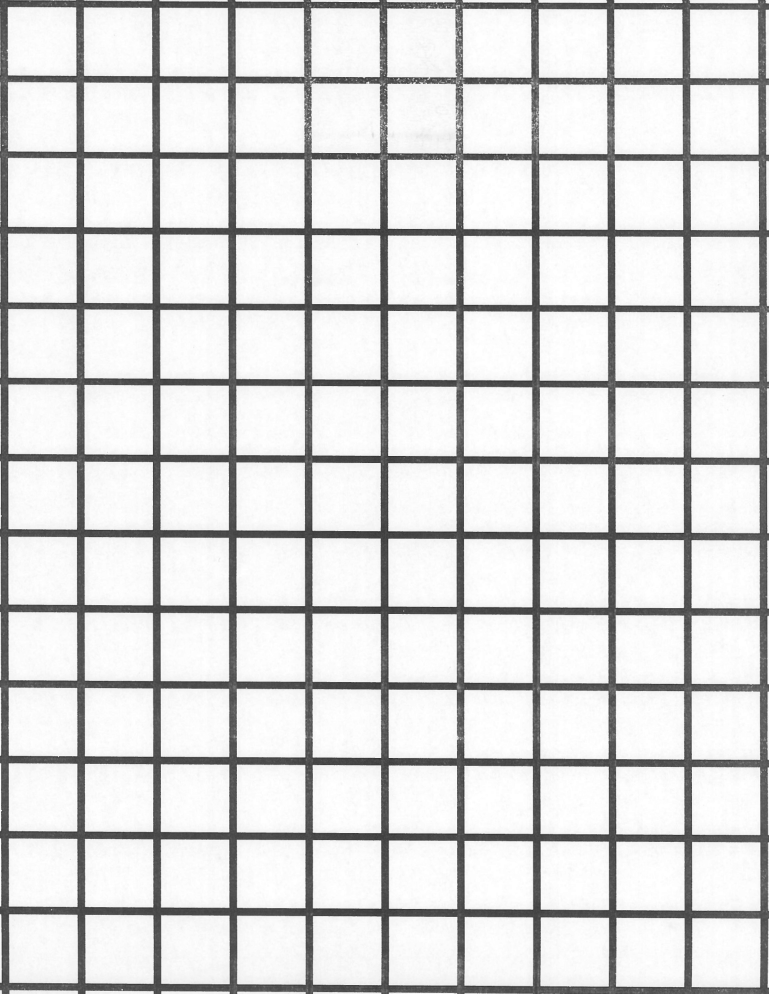
#> input picture data/odia/scan/cropped/template.png, 1537 x 1987 px (shown at 1/2 size)
$ python parse_scan.py
#> lines starting #> are read from the running program, lines starting #| are printed output that depends on the picture; after the words box and inside, x2 and y2 are one past the last pixel; in counts of white or black regions, pixels touching at a corner belong together
""""
File to parse scans of handwritten digits, apply data augmentations.
"""

import cv2
import random
from skimage import measure
import numpy as np
import os
from scipy import ndimage
import shutil
from sklearn.model_selection import train_test_split


ODIA_DIR = os.path.join(os.path.dirname(__file__), 'data/odia')
SCAN_DIR = os.path.join(ODIA_DIR, 'scan/cropped')
OUTPUT_DIR = os.path.join(ODIA_DIR, 'images')
OUTPUT_ALL_DIR = os.path.join(OUTPUT_DIR, 'all')
TEMPLATE_NAME = 'template.png'
EPSILON = 0.001
NUM_AUGS = 3


def make_dirs():
    if os.path.exists(OUTPUT_DIR):
        shutil.rmtree(OUTPUT_DIR)

    os.makedirs(OUTPUT_DIR)
    os.makedirs(OUTPUT_ALL_DIR)


def read_numerals_and_save():
    make_dirs()
    crop_percentage = 0.10

    # load a template grid where numerals are placed
    template = cv2.imread(os.path.join(SCAN_DIR, TEMPLATE_NAME), cv2.IMREAD_GRAYSCALE)
#> template is the input picture: shape (1987, 1537); min 51, max 255, mean 216.9
    template = cv2.threshold(template, 200, 255, cv2.THRESH_BINARY)[1]
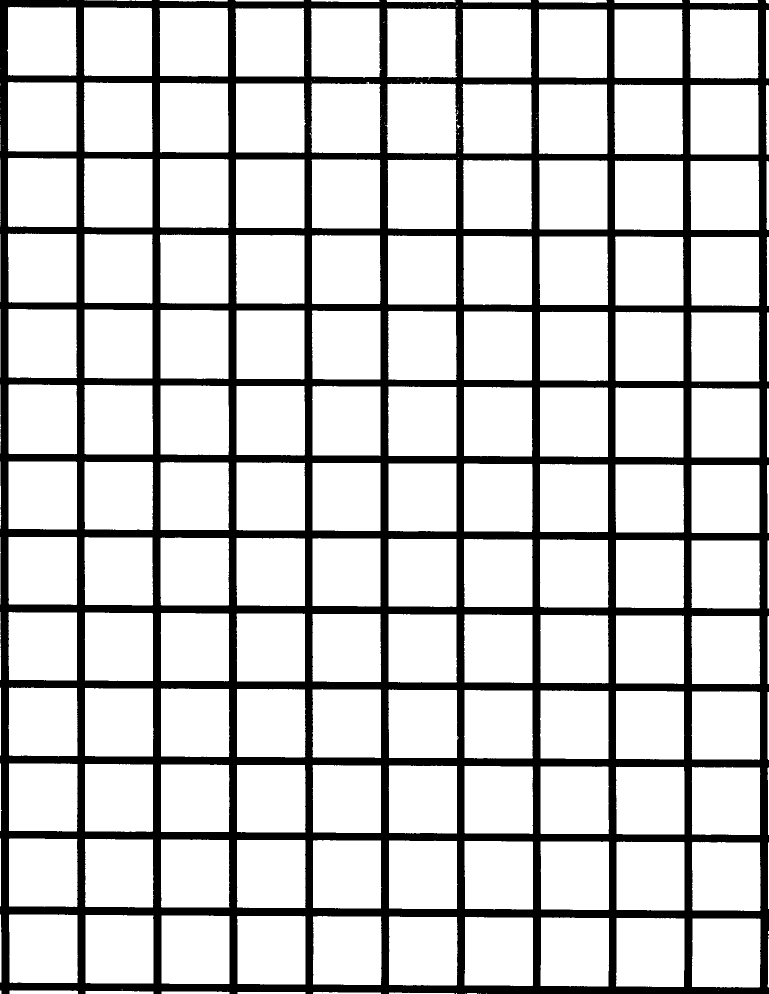
#> template: shape (1987, 1537) (shown at 1/2 size); 79.7% white; 5 black regions (4 under 20 px)

    # get the region for each numeral
    regions = measure.regionprops(measure.label(template))
#> regions = 260 regions; largest, box (x1, y1, x2, y2) and area: (771, 165, 916, 307) 19032, (17, 769, 154, 909) 18962, (1077, 168, 1215, 308) 18960, (622, 164, 762, 307) 18940, (473, 772, 610, 911) 18909
    regions = [region for region in regions if region.area > 5000]
#> regions = 130 regions; largest, box (x1, y1, x2, y2) and area: (771, 165, 916, 307) 19032, (17, 769, 154, 909) 18962, (1077, 168, 1215, 308) 18960, (622, 164, 762, 307) 18940, (473, 772, 610, 911) 18909
    assert len(regions) == 130  # should be 10 * 13 = 130 grid squares

    numeral_image_num = 0
    # iterate over pages of handwritten digits
    for filename in os.listdir(SCAN_DIR):
        if 'template' in filename:
            continue

        # read in the scan
        scan = cv2.imread(os.path.join(SCAN_DIR, filename), cv2.IMREAD_GRAYSCALE)
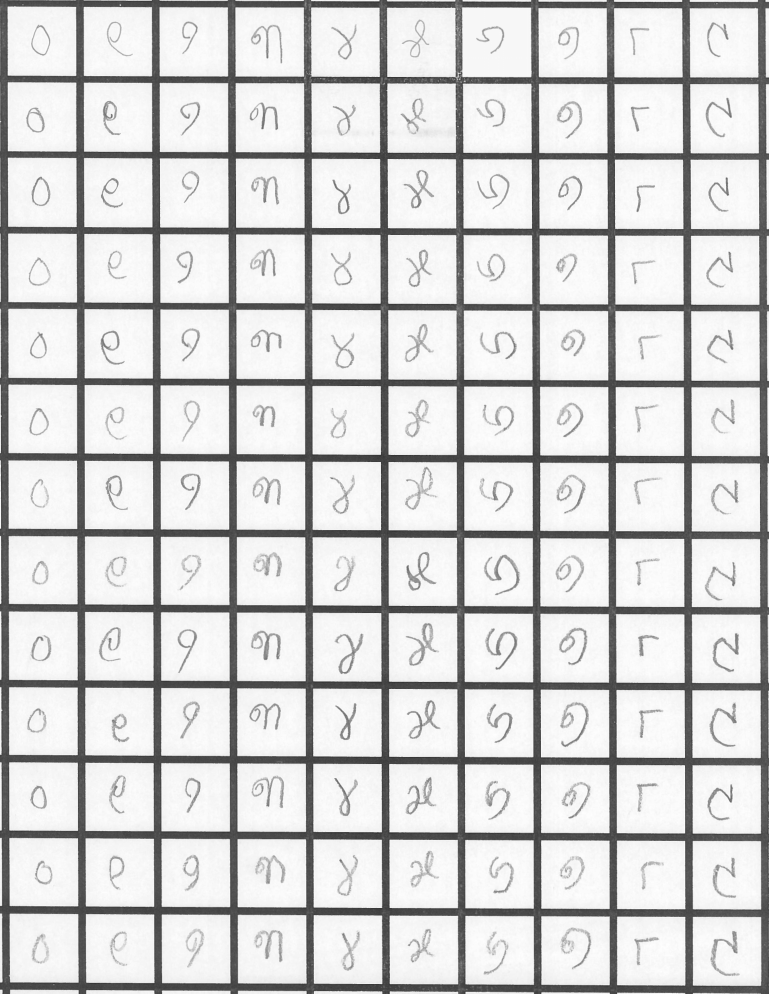
#> input picture data/odia/scan/cropped/1.png, 1537 x 1987 px (shown at 1/2 size)
#> scan is the input picture: shape (1987, 1537); min 53, max 255, mean 210.8

        for region in regions:

            # filter out image that was messed up when writing
            if numeral_image_num == 422:
                numeral_image_num += 1
                continue

            # get the bounding box of where the numeral should be
            bbox = region.bbox
            bbox_height = bbox[2] - bbox[0] + 1
            bbox_width = bbox[3] - bbox[1] + 1

            # crop the box slightly to remove grid lines
            cropped_bounds = (int(bbox[0] + bbox_height * crop_percentage),
                              int(bbox[2] - bbox_height * crop_percentage),
                              int(bbox[1] + bbox_width * crop_percentage),
                              int(bbox[3] - bbox_width * crop_percentage))
            crop = scan[cropped_bounds[0]:cropped_bounds[1], cropped_bounds[2]:cropped_bounds[3]]

            # the background of the paper may not be perfectly white; set it to white
            crop[crop > 220] = 255

            # isolate the numeral in the image using extrema of pixels that are not white
            binarized = cv2.threshold(crop, 200, 255, cv2.THRESH_BINARY)[1]
            pixel_ids = np.where(binarized < 255)
            crop = crop[np.min(pixel_ids[0]):np.max(pixel_ids[0]) + 1, np.min(pixel_ids[1]):np.max(pixel_ids[1]) + 1]

            # pad the numeral with white pixels to make it square-ish
            if crop.shape[0] < crop.shape[1]:
                diff = crop.shape[1] - crop.shape[0]
                fill = np.full((diff // 2, crop.shape[1]), 255)
                crop = np.vstack([fill, crop, fill])
            else:
                diff = crop.shape[0] - crop.shape[1]
                fill = np.full((crop.shape[0], diff // 2), 255)
                crop = np.hstack([fill, crop, fill])

            # apply a Gaussian blur
            crop = cv2.GaussianBlur(crop.astype(np.uint8), (3, 3), cv2.BORDER_DEFAULT)

            # the goal is for the images to be 28 x 28

            # make the numeral smaller than the target
            crop = cv2.resize(crop.astype(np.uint8), (16, 16))
            crop = ~crop.astype(np.uint8)  # invert the numeral to make it white on black
            crop = np.pad(crop, (6, 6))  # pad the numeral to make it 28 x 28
            crop = np.clip(np.log(crop + EPSILON), 0, 255)  # scale the pixels to brighten the numeral
            crop = (255 * crop / crop.max()).astype(np.uint8)  # stretch the values back to 0-255

            # save the numeral image
            image_save_path = os.path.join(OUTPUT_ALL_DIR, f'{numeral_image_num}.png')
            cv2.imwrite(image_save_path, crop)
            numeral_image_num += 1
#> this loop made 130 passes
#> (bbox, bbox_height, bbox_width, cropped_bounds, pixel_ids, diff) on passes 1 to 6: ((14, 14, 152, 153), 139, 140, (27, 138, 28, 139), 352 positions, rows 22 to 83, columns 35 to 71, 25), ((15, 168, 152, 305), 138, 138, (28, 138, 181, 291), 368 positions, rows 16 to 83, columns 33 to 83, 17), ((16, 319, 153, 456), 138, 138, (29, 139, 332, 442), 372 positions, rows 14 to 78, columns 32 to 62, 34), ((16, 471, 154, 609), 139, 139, (29, 140, 484, 595), 838 positions, rows 21 to 97, columns 18 to 80, 14), ((16, 622, 156, 763), 141, 142, (30, 141, 636, 748), 572 positions, rows 20 to 88, columns 27 to 76, 19), ((16, 774, 159, 914), 144, 141, (30, 144, 788, 899), 515 positions, rows 9 to 84, columns 16 to 69, 22)
#> (bbox_height, bbox_width, diff) on passes 61 to 66: (137, 138, 21), (138, 138, 24), (137, 138, 33), (137, 138, 0), (137, 137, 28), (137, 137, 16)
#> pass 1, in read_numerals_and_save, `crop = scan[cropped_bounds[0]:cropped_bounds[1], cropped_bounds[2]:cro..`:
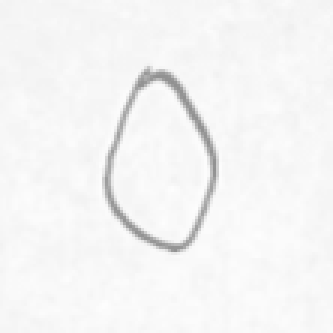
#> crop: shape (111, 111) (shown 3 times larger); min 145, max 253, mean 244.6
#> pass 1, in read_numerals_and_save, `binarized = cv2.threshold(crop, 200, 255, cv2.THRESH_BINARY)[1]`:
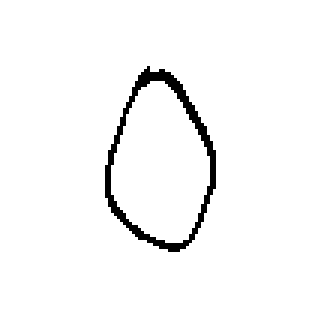
#> binarized: shape (111, 111) (shown 3 times larger); 97.1% white; black in thin lines or dots, all inside (x1, y1, x2, y2) = (35, 22, 72, 84)
#> pass 1, in read_numerals_and_save, `crop = crop[np.min(pixel_ids[0]):np.max(pixel_ids[0]) + 1, np.min(pixe..`:
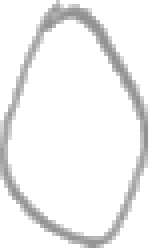
#> crop: shape (62, 37) (shown 4 times larger); min 145, max 255, mean 240.3
#> pass 1, in read_numerals_and_save, `crop = np.hstack([fill, crop, fill])`:
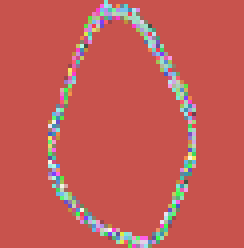
#> crop: shape (62, 61) int64 (shown 4 times larger); 77 distinct labels, from 145 to 255; one colour per label, 0 black
#> after the loop:
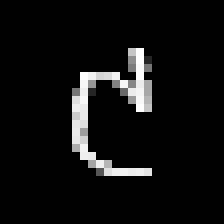
#> crop: shape (28, 28) (shown 8 times larger); min 0, max 254, mean 15.2
#> after the loop, numeral_image_num = 130
#> pass 2 of the loop in read_numerals_and_save, `for filename in os.listdir(SCAN_DIR):`:
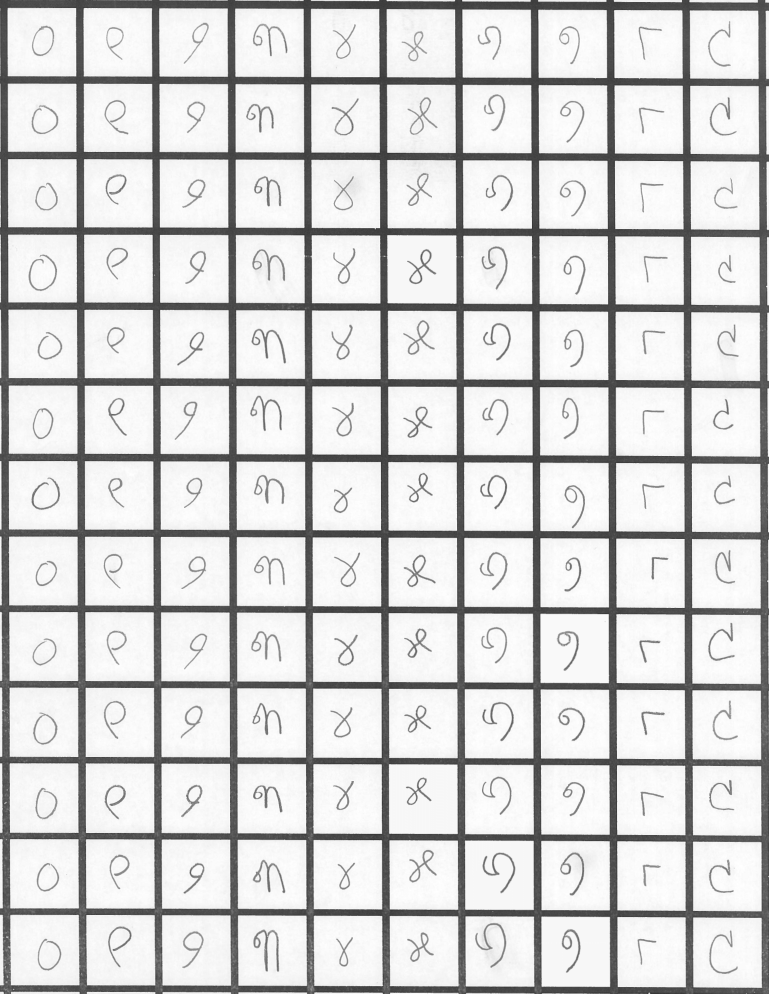
#> input picture data/odia/scan/cropped/2.png, 1537 x 1987 px (shown at 1/2 size)
#> in read_numerals_and_save, scan is the input picture: shape (1987, 1537); min 55, max 255, mean 211.7
#> the loop in read_numerals_and_save, `for region in regions:` made 130 passes
#> (bbox, bbox_height, bbox_width, cropped_bounds, pixel_ids, diff) on passes 1 to 4: ((14, 14, 152, 153), 139, 140, (27, 138, 28, 139), 453 positions, rows 24 to 84, columns 36 to 79, 17), ((15, 168, 152, 305), 138, 138, (28, 138, 181, 291), 368 positions, rows 26 to 90, columns 32 to 65, 31), ((16, 319, 153, 456), 138, 138, (29, 139, 332, 442), 425 positions, rows 17 to 97, columns 36 to 84, 32), ((16, 471, 154, 609), 139, 139, (29, 140, 484, 595), 777 positions, rows 18 to 82, columns 22 to 90, 4)
#> pass 1, in read_numerals_and_save, `binarized = cv2.threshold(crop, 200, 255, cv2.THRESH_BINARY)[1]`:
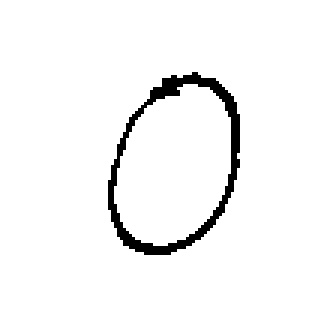
#> binarized: shape (111, 111) (shown 3 times larger); 96.3% white; 1 black region, box (x1, y1, x2, y2) and area: (36, 24, 80, 85) 453
#> after the loop in read_numerals_and_save, `for region in regions:`:
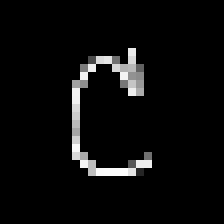
#> crop: shape (28, 28) (shown 8 times larger); min 0, max 255, mean 11.2
#> pass 3 of the loop in read_numerals_and_save, `for filename in os.listdir(SCAN_DIR):`:
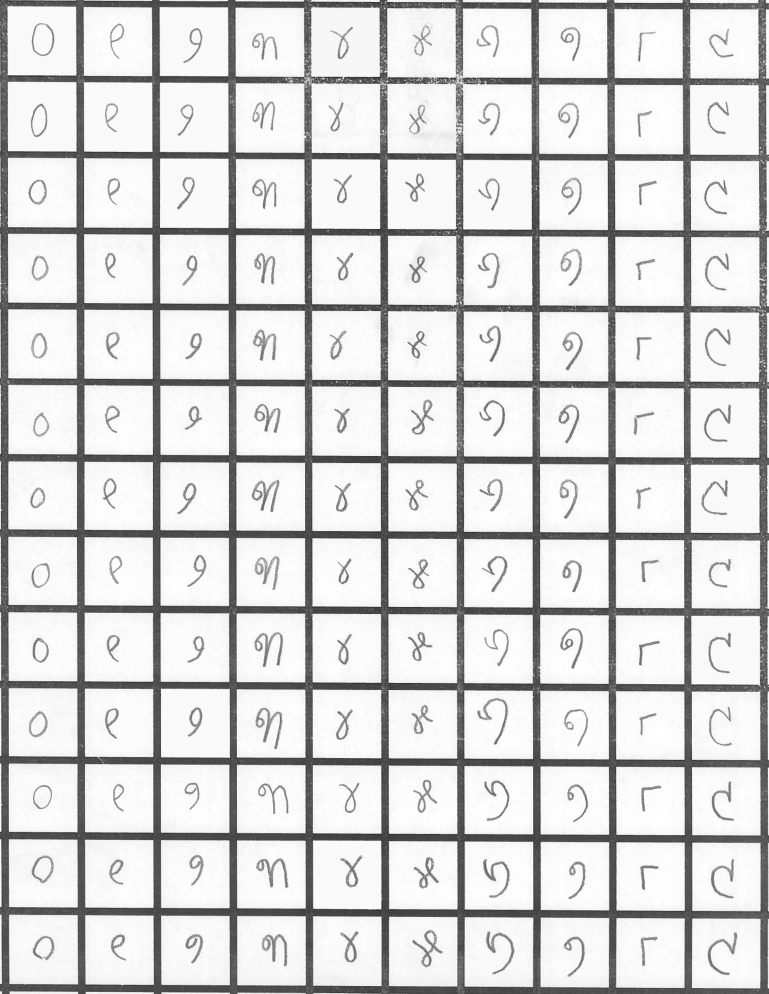
#> input picture data/odia/scan/cropped/3.png, 1537 x 1987 px (shown at 1/2 size)
#> in read_numerals_and_save, scan is the input picture: shape (1987, 1537); min 51, max 255, mean 213.9
#> the loop in read_numerals_and_save, `for region in regions:` made 130 passes
#> pass 1, in read_numerals_and_save, `binarized = cv2.threshold(crop, 200, 255, cv2.THRESH_BINARY)[1]`:
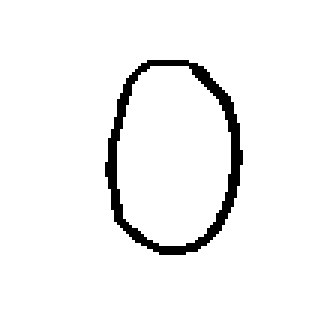
#> binarized: shape (111, 111) (shown 3 times larger); 95.7% white; 1 black region, box (x1, y1, x2, y2) and area: (35, 20, 81, 85) 529
#> after the loop in read_numerals_and_save, `for region in regions:`:
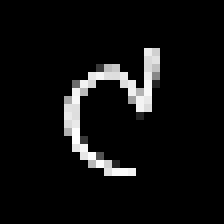
#> crop: shape (28, 28) (shown 8 times larger); min 0, max 255, mean 15.3
#> the loop made 4 passes; the first 3 are shown


# [85 lines left out: function augment, not called in this run]


def create_train_test_split():
    images = list()
    labels = list()

    # augment each image
    for filename in os.listdir(OUTPUT_ALL_DIR):
        numeral = int(filename.split('.')[0]) % 10  # get the true numeral

        # augment
        filepath = os.path.join(OUTPUT_ALL_DIR, filename)
        image = cv2.imread(filepath, cv2.IMREAD_GRAYSCALE)
        augmented_images = augment(image)

        # add to all images and labels
        images.append(image)
        images.extend(augmented_images)
        labels.extend([numeral] * (len(augmented_images) + 1))

    # create train/test split
    X_train, X_test, y_train, y_test = \
#> (the run stopped early here; a loop or call above may not have finished)
